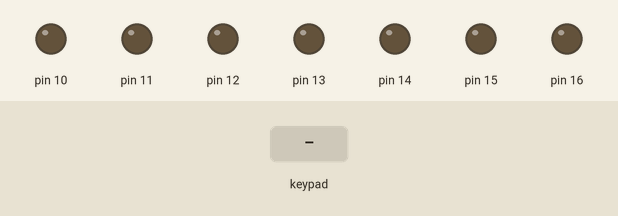
Simulated run of this sketch. Board: Arduino Uno, built with avr-gcc and run on an emulated ATmega328P. Shown: output pins drawn as LEDs (lit = HIGH). Inputs (shaded band) come from the test bench.

Above: at 1.2 s.
1.3 s: keypad keys 2 3 4 5 pressed 0.4 s apart
At 3.2 s:
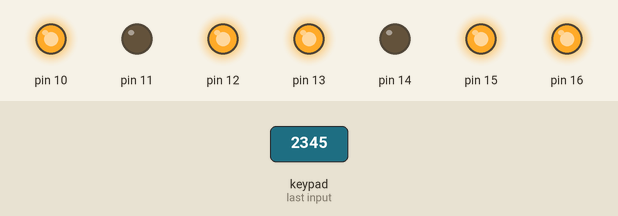
4.4 s: key '1' pressed
At 4.7 s:
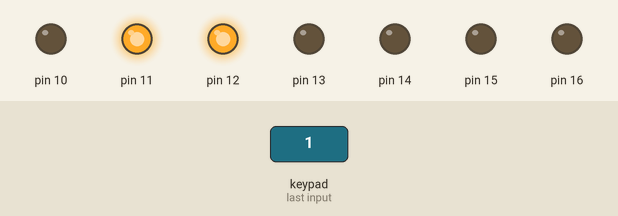
5.9 s: key 'A' pressed
At 7.0 s:
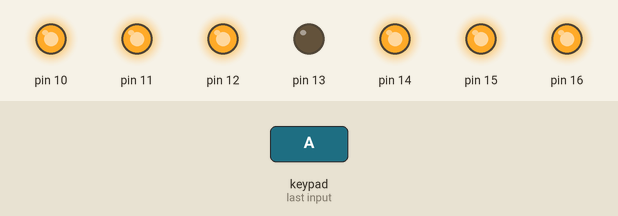
7.4 s: keypad keys 2 3 4 5 # pressed 0.4 s apart
At 9.4 s:
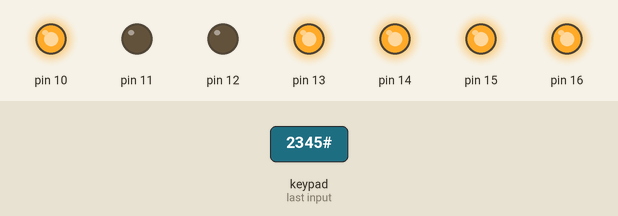
10.9 s: key '6' pressed
At 11.7 s:
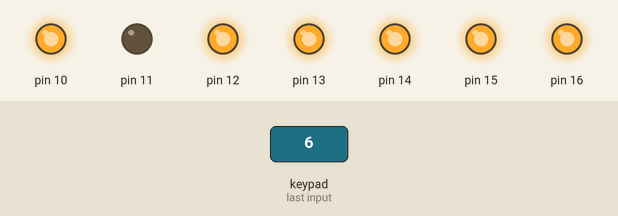
12.4 s: keypad keys 2 3 4 5 * pressed 0.4 s apart
At 15.3 s:
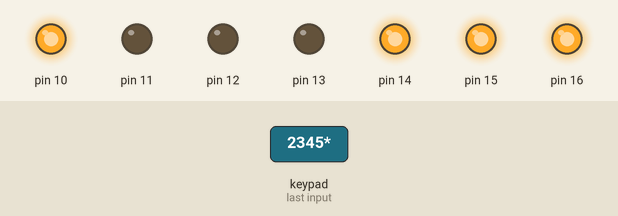
Timing chart, 0 to 16.8 s (numbered marks = the images above; inputs shaded):
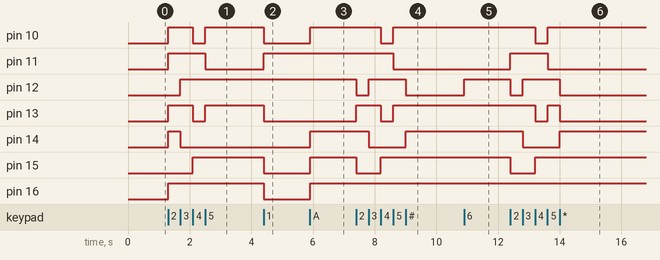

The sketch:

Teclado_matricial.ino
```cpp
/*
Fundacion Kinal
Centro Educativo Tecnico Laboral Kinal
Electronica
Grado: Quinto
Seccion: A
Curso: Taller de electronica digital y reparacion de computadoras 1
Nombre: Luis Andres Muñiz Godoy
Carne: 2019127
*/

#include <Keypad.h>
#define out(pin) pinMode (pin, OUTPUT)
#define off(pin) digitalWrite (pin, LOW)
#define on(pin) digitalWrite (pin, HIGH)

#define f1 2 //defino los pines que voy a usar
#define f2 3
#define f3 4
#define f4 5
#define c1 6
#define c2 7
#define c3 8
#define c4 9
#define a 10
#define b 11
#define c 12
#define d 13
#define e 14
#define f 15
#define g 16

const byte filas = 4; //numero de filas
const byte columnas = 4;// numero de columnas

char boton[filas][columnas] = {
   { '1','2','3', 'A' },
   { '4','5','6', 'B' },
   { '7','8','9', 'C' },
   { '#','0','*', 'D' }
};

const byte pinfilas[filas] = { 2, 3, 4, 5 };
const byte pincolumnas[columnas] = { 6, 7, 8, 9 };

Keypad matriz = Keypad(makeKeymap(boton), pinfilas, pincolumnas, filas, columnas);

void setup() {
  out(a);out(b);
  out(c);out(d);
  out(e);out(f);
  out(g);
}

void loop() {
   char tecla = matriz.getKey();

   if (tecla == 'A') {
    off(a);
    off(b);
    off(c);
    off(d);
    off(e);
    off(f);
    off(g);

    on(a);
    on(b);
    on(c);
    on(e);
    on(f);
    on(g);
   }
   if (tecla == 'B') {
    off(a);
    off(b);
    off(c);
    off(d);
    off(e);
    off(f);
    off(g);

    on(c);
    on(d);
    on(e);
    on(f);
    on(g);
    tecla = 0;

   }
   if (tecla == 'C') {
    off(a);
    off(b);
    off(c);
    off(d);
    off(e);
    off(f);
    off(g);

    on(g);
    on(e);
    on(d);
   }
   if (tecla == 'D') {
    off(a);
    off(b);
    off(c);
    off(d);
    off(e);
    off(f);
    off(g);

    on(b);
    on(c);
    on(d);
    on(e);
    on(g);
   }
   if (tecla == '#') {
    off(a);
    off(b);
    off(c);
    off(d);
    off(e);
    off(f);
    off(g);

    on(a);
    on(f);
    on(g);
    on(e);
    on(d);
   }
   if (tecla == '*') {
    off(a);
    off(b);
    off(c);
    off(d);
    off(e);
    off(f);
    off(g);

    on(a);
    on(f);
    on(g);
    on(e);
   }
   if (tecla == '1') {
    off(a);
    off(b);
    off(c);
    off(d);
    off(e);
    off(f);
    off(g);

    on(b);
    on(c);
   }
   if (tecla == '2') {
    off(a);
    off(b);
    off(c);
    off(d);
    off(e);
    off(f);
    off(g);

    on(a);
    on(b);
    on(g);
    on(e);
    on(d);
   }
   if (tecla == '3') {
    off(a);
    off(b);
    off(c);
    off(d);
    off(e);
    off(f);
    off(g);

    on(a);
    on(b);
    on(g);
    on(c);
    on(d);
   }
   if (tecla == '4') {
    off(a);
    off(b);
    off(c);
    off(d);
    off(e);
    off(f);
    off(g);

    on(f);
    on(g);
    on(b);
    on(c);
   }
   if (tecla == '5') {
    off(a);
    off(b);
    off(c);
    off(d);
    off(e);
    off(f);
    off(g);

    on(a);
    on(f);
    on(g);
    on(c);
    on(d);
   }
   if (tecla == '6') {
    off(a);
    off(b);
    off(c);
    off(d);
    off(e);
    off(f);
    off(g);

    on(a);
    on(f);
    on(g);
    on(c);
    on(d);
    on(e);
   }
   if (tecla == '7') {
    off(a);
    off(b);
    off(c);
    off(d);
    off(e);
    off(f);
    off(g);

    on(a);
    on(b);
    on(c);
   }
   if (tecla == '8') {
    off(a);
    off(b);
    off(c);
    off(d);
    off(e);
    off(f);
    off(g);

    on(a);
    on(b);
    on(c);
    on(d);
    on(e);
    on(f);
    on(g);
   }
   if (tecla == '9') {
    off(a);
    off(b);
    off(c);
    off(d);
    off(e);
    off(f);
    off(g);

    on(a);
    on(b);
    on(c);
    on(g);
    on(f);
   }
   if (tecla == '0') {
    off(a);
    off(b);
    off(c);
    off(d);
    off(e);
    off(f);
    off(g);

    on(a);
    on(b);
    on(c);
    on(e);
    on(f);
    on(d);
   }

 if (NO_KEY) {
    off(a);
    off(b);
    off(c);
    off(d);
    off(e);
    off(f);
    off(g);

    on(a);
    on(b);
    on(c);
    on(d);
    on(e);
    on(f);
   }

   }
```

Measured:
- after the input at 1.3 s, pin 10, pin 13: LOW → HIGH at once, → LOW 0.80 s later, → HIGH 0.40 s later; pin 11: LOW → HIGH at once, → LOW 1.2 s later; pin 12: LOW → HIGH after 0.40 s; pin 14: LOW → HIGH at once, → LOW 0.39 s later; pin 15: LOW → HIGH after 0.80 s
- after the input at 4.4 s, pin 10, pin 13, pin 15, pin 16: HIGH → LOW at once; pin 11: LOW → HIGH at once
- after the input at 5.9 s, pin 10, pin 14–16: LOW → HIGH at once
- after the input at 7.4 s, pin 10: HIGH → LOW after 0.80 s, → HIGH 0.40 s later; pin 11: HIGH → LOW after 1.2 s; pin 12: HIGH → LOW at once, → HIGH 0.39 s later, → LOW 1.2 s later; pin 13: LOW → HIGH at once, → LOW 0.79 s later, → HIGH 0.40 s later; pin 14: HIGH → LOW after 0.40 s, → HIGH 1.2 s later
- after the input at 10.9 s, pin 12: LOW → HIGH at once
- after the input at 12.4 s, pin 10: HIGH → LOW after 0.81 s, → HIGH 0.40 s later; pin 11: LOW → HIGH at once, → LOW 1.2 s later; pin 12: HIGH → LOW at once, → HIGH 0.40 s later, → LOW 1.2 s later; pin 13: HIGH → LOW after 0.81 s, → HIGH 0.40 s later, → LOW 0.39 s later; pin 14: HIGH → LOW after 0.40 s, → HIGH 1.2 s later
